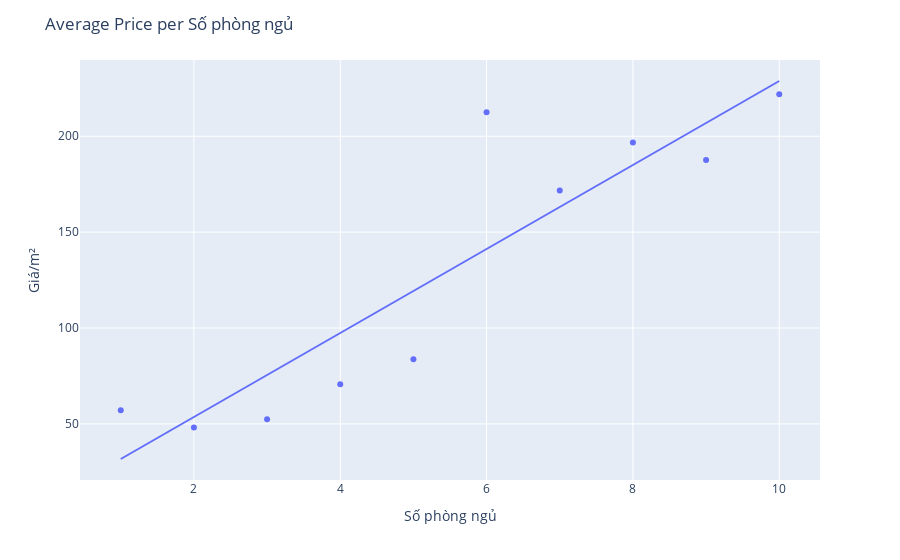

Notebook code for this chart:
### Code cell
df_mean = df.groupby('Số phòng ngủ')['Giá/m²'].mean().reset_index()

# plot mean price per acre lot
fig = px.scatter(df_mean, x='Số phòng ngủ', y='Giá/m²', trendline='ols')
fig.update_layout(title='Average Price per Số phòng ngủ', xaxis_title='Số phòng ngủ', yaxis_title='Giá/m²')
fig.show()

### Figure 1 — Plotly figure (JSON) as saved in the notebook; plotly's stock layout.template omitted (floating-point values rounded to 4 significant figures)
{"data": [{"hovertemplate": "Số phòng ngủ=%{x}<br>Giá/m²=%{y}<extra></extra>", "legendgroup": "", "marker": {"color": "#636efa", "symbol": "circle"}, "mode": "markers", "name": "", "orientation": "v", "showlegend": false, "type": "scatter", "x": [1, 2, 3, 4, 5, 6, 7, 8, 9, 10], "xaxis": "x", "y": [57.05, 48.13, 52.44, 70.63, 83.73, 212.5, 171.7, 196.7, 187.7, 221.9], "yaxis": "y"}, {"hovertemplate": "<b>OLS trendline</b><br>Giá/m² = 21.9033 * Số phòng ngủ + 9.78071<br>R<sup>2</sup>=0.816450<br><br>Số phòng ngủ=%{x}<br>Giá/m²=%{y} <b>(trend)</b><extra></extra>", "legendgroup": "", "marker": {"color": "#636efa", "symbol": "circle"}, "mode": "lines", "name": "", "showlegend": false, "type": "scatter", "x": [1, 2, 3, 4, 5, 6, 7, 8, 9, 10], "xaxis": "x", "y": [31.68, 53.59, 75.49, 97.39, 119.3, 141.2, 163.1, 185.0, 206.9, 228.8], "yaxis": "y"}], "layout": {"legend": {"tracegroupgap": 0}, "margin": {"t": 60}, "title": {"text": "Average Price per Số phòng ngủ"}, "xaxis": {"anchor": "y", "domain": [0, 1], "title": {"text": "Số phòng ngủ"}}, "yaxis": {"anchor": "x", "domain": [0, 1], "title": {"text": "Giá/m²"}}}}
